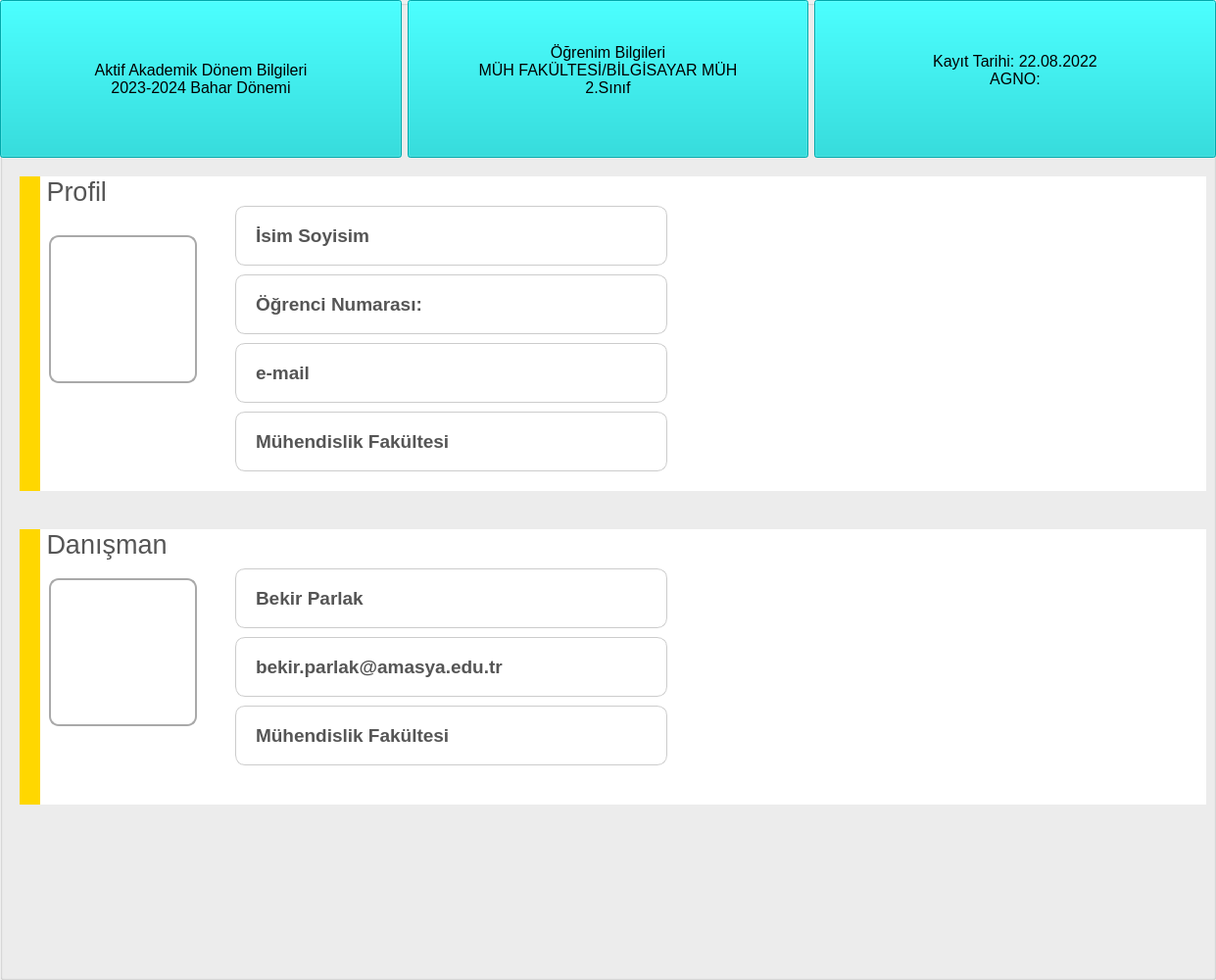
    <widget class="QGroupBox" name="groupBox_anamenu">
     <property name="geometry">
      <rect>
       <x>350</x>
       <y>0</y>
       <width>1241</width>
       <height>1000</height>
      </rect>
     </property>
     <property name="title">
      <string/>
     </property>
     <widget class="QWidget" name="horizontalLayoutWidget">
      <property name="geometry">
       <rect>
        <x>0</x>
        <y>0</y>
        <width>1241</width>
        <height>161</height>
       </rect>
      </property>
      <layout class="QHBoxLayout" name="horizontalLayout">
       <item>
        <widget class="QPushButton" name="pushButton_aktifakademik">
         <property name="enabled">
          <bool>false</bool>
         </property>
         <property name="sizePolicy">
          <sizepolicy hsizetype="Preferred" vsizetype="Preferred">
           <horstretch>0</horstretch>
           <verstretch>0</verstretch>
          </sizepolicy>
         </property>
         <property name="font">
          <font>
           <pointsize>12</pointsize>
          </font>
         </property>
         <property name="styleSheet">
          <string notr="true">background-color: rgb(0, 206, 209);
border-image: url(:/arkaplan/ic_arkaplan.jpg);
color: rgb(0, 0, 0);</string>
         </property>
         <property name="text">
          <string>Aktif Akademik Dönem Bilgileri
2023-2024 Bahar Dönemi</string>
         </property>
         <property name="icon">
          <iconset resource="ikonlar_ogrenci.qrc">
           <normaloff>:/aktifakademik/aktifakademik.ico</normaloff>:/aktifakademik/aktifakademik.ico</iconset>
         </property>
         <property name="iconSize">
          <size>
           <width>60</width>
           <height>60</height>
          </size>
         </property>
        </widget>
       </item>
       <item>
        <widget class="QPushButton" name="pushButton_ogrenimbilgileri">
         <property name="enabled">
          <bool>false</bool>
         </property>
         <property name="sizePolicy">
          <sizepolicy hsizetype="Preferred" vsizetype="Preferred">
           <horstretch>0</horstretch>
           <verstretch>0</verstretch>
          </sizepolicy>
         </property>
         <property name="font">
          <font>
           <pointsize>12</pointsize>
          </font>
         </property>
         <property name="styleSheet">
          <string notr="true">background-color: rgb(0, 206, 209);
border-image: url(:/arkaplan/ic_arkaplan.jpg);
color: rgb(0, 0, 0);</string>
         </property>
         <property name="text">
          <string>Öğrenim Bilgileri
MÜH FAKÜLTESİ/BİLGİSAYAR MÜH
2.Sınıf
</string>
         </property>
         <property name="icon">
          <iconset resource="ikonlar_ogrenci.qrc">
           <normaloff>:/ogrenimbilgileri/ogrenim.ico</normaloff>:/ogrenimbilgileri/ogrenim.ico</iconset>
         </property>
         <property name="iconSize">
          <size>
           <width>60</width>
           <height>60</height>
          </size>
         </property>
        </widget>
       </item>
       <item>
        <widget class="QPushButton" name="pushButton_kayittarihi">
         <property name="enabled">
          <bool>false</bool>
         </property>
         <property name="sizePolicy">
          <sizepolicy hsizetype="Preferred" vsizetype="Preferred">
           <horstretch>0</horstretch>
           <verstretch>0</verstretch>
          </sizepolicy>
         </property>
         <property name="font">
          <font>
           <pointsize>12</pointsize>
          </font>
         </property>
         <property name="styleSheet">
          <string notr="true">background-color: rgb(0, 206, 209);
border-image: url(:/arkaplan/ic_arkaplan.jpg);
color: rgb(0, 0, 0);</string>
         </property>
         <property name="text">
          <string>Kayıt Tarihi: 22.08.2022
AGNO: 
</string>
         </property>
         <property name="icon">
          <iconset resource="ikonlar_ogrenci.qrc">
           <normaloff>:/kayittarihi/kayittarihi3.ico</normaloff>:/kayittarihi/kayittarihi3.ico</iconset>
         </property>
         <property name="iconSize">
          <size>
           <width>60</width>
           <height>60</height>
          </size>
         </property>
        </widget>
       </item>
      </layout>
     </widget>
     <widget class="QLabel" name="label_danismanfoto">
      <property name="geometry">
       <rect>
        <x>50</x>
        <y>590</y>
        <width>151</width>
        <height>151</height>
       </rect>
      </property>
      <property name="styleSheet">
       <string notr="true">QLabel {
	background-color: rgb(172, 172, 172);
	image: url(:/unknown/Unknown_person.jpg);
    border-radius: 10px; /* Köşeleri daha yuvarlak yapar */
    border: 2px solid #a9a9a9; /* Kenarlık rengi ve kalınlığını belirler */
    padding: 10px; /* Yazı içeriğinin kenarlardan içeriye olan uzaklığını belirler */
    font-size: 15px; /* Yazı fontunun boyutunu belirler */
    font-weight: bold; /* Yazı fontunu kalın yapar */
    color: #333; /* Yazı rengini belirler */
    background-color: rgba(255, 255, 255, 0); /* Arka plan rengini şeffaf yapar */
}
</string>
      </property>
      <property name="text">
       <string/>
      </property>
     </widget>
     <widget class="QLabel" name="label_danismanmav">
      <property name="geometry">
       <rect>
        <x>20</x>
        <y>540</y>
        <width>21</width>
        <height>281</height>
       </rect>
      </property>
      <property name="styleSheet">
       <string notr="true">background-color: rgb(255, 215, 0);
border-image: url(:/arkaplan/ic_arkaplan.jpg);</string>
      </property>
      <property name="text">
       <string/>
      </property>
     </widget>
     <widget class="QPushButton" name="pushButton_ogrtisimsoyisim">
      <property name="enabled">
       <bool>false</bool>
      </property>
      <property name="geometry">
       <rect>
        <x>240</x>
        <y>580</y>
        <width>441</width>
        <height>61</height>
       </rect>
      </property>
      <property name="styleSheet">
       <string notr="true">QPushButton {
    background-color: transparent; /* Arka planı şeffaf yapar */
    border: 1px solid #ccc; /* Kenarlık ekler ve kenar rengini belirler */
    border-radius: 10px; /* Köşeleri yuvarlar */
    padding: 1px 40px 1px 20px; /* İçerik ve kenar arasındaki boşluğu belirler */
    font-size: 19px; /* Yazı fontunun boyutunu belirler */
    font-weight: bold; /* Yazı fontunu kalın yapar */
    color: #555; /* Yazı rengini belirler */
    text-align: left; /* Metni ve ikonu sola hizalar */
}

QPushButton::icon {
    margin-left: 0; /* İkonu en soldan başlatır */
}

QPushButton::text {
    padding-left: 0; /* Metni en soldan başlatır */
}
</string>
      </property>
      <property name="text">
       <string>Bekir Parlak</string>
      </property>
      <property name="icon">
       <iconset resource="ikonlar_ogrenci.qrc">
        <normaloff>:/user/user.ico</normaloff>:/user/user.ico</iconset>
      </property>
      <property name="iconSize">
       <size>
        <width>45</width>
        <height>45</height>
       </size>
      </property>
     </widget>
     <widget class="QPushButton" name="pushButton_ogrtemail">
      <property name="enabled">
       <bool>false</bool>
      </property>
      <property name="geometry">
       <rect>
        <x>240</x>
        <y>650</y>
        <width>441</width>
        <height>61</height>
       </rect>
      </property>
      <property name="styleSheet">
       <string notr="true">QPushButton {
    background-color: transparent; /* Arka planı şeffaf yapar */
    border: 1px solid #ccc; /* Kenarlık ekler ve kenar rengini belirler */
    border-radius: 10px; /* Köşeleri yuvarlar */
    padding: 1px 40px 1px 20px; /* İçerik ve kenar arasındaki boşluğu belirler */
    font-size: 19px; /* Yazı fontunun boyutunu belirler */
    font-weight: bold; /* Yazı fontunu kalın yapar */
    color: #555; /* Yazı rengini belirler */
    text-align: left; /* Metni ve ikonu sola hizalar */
}

QPushButton::icon {
    margin-left: 0; /* İkonu en soldan başlatır */
}

QPushButton::text {
    padding-left: 0; /* Metni en soldan başlatır */
}
</string>
      </property>
      <property name="text">
       <string>bekir.parlak@amasya.edu.tr</string>
      </property>
      <property name="icon">
       <iconset resource="ikonlar_ogrenci.qrc">
        <normaloff>:/posta/posta.ico</normaloff>:/posta/posta.ico</iconset>
      </property>
      <property name="iconSize">
       <size>
        <width>45</width>
        <height>45</height>
       </size>
      </property>
     </widget>
     <widget class="QPushButton" name="pushButton_ogrtfakulte">
      <property name="enabled">
       <bool>false</bool>
      </property>
      <property name="geometry">
       <rect>
        <x>240</x>
        <y>720</y>
        <width>441</width>
        <height>61</height>
       </rect>
      </property>
      <property name="styleSheet">
       <string notr="true">QPushButton {
    background-color: transparent; /* Arka planı şeffaf yapar */
    border: 1px solid #ccc; /* Kenarlık ekler ve kenar rengini belirler */
    border-radius: 10px; /* Köşeleri yuvarlar */
    padding: 1px 40px 1px 20px; /* İçerik ve kenar arasındaki boşluğu belirler */
    font-size: 19px; /* Yazı fontunun boyutunu belirler */
    font-weight: bold; /* Yazı fontunu kalın yapar */
    color: #555; /* Yazı rengini belirler */
    text-align: left; /* Metni ve ikonu sola hizalar */
}

QPushButton::icon {
    margin-left: 0; /* İkonu en soldan başlatır */
}

QPushButton::text {
    padding-left: 0; /* Metni en soldan başlatır */
}
</string>
      </property>
      <property name="text">
       <string>Mühendislik Fakültesi</string>
      </property>
      <property name="icon">
       <iconset resource="ikonlar_ogrenci.qrc">
        <normaloff>:/konum/konum.ico</normaloff>:/konum/konum.ico</iconset>
      </property>
      <property name="iconSize">
       <size>
        <width>45</width>
        <height>45</height>
       </size>
      </property>
     </widget>
     <widget class="QLabel" name="label_danismanim">
      <property name="geometry">
       <rect>
        <x>40</x>
        <y>540</y>
        <width>1191</width>
        <height>281</height>
       </rect>
      </property>
      <property name="font">
       <font>
        <pointsize>20</pointsize>
       </font>
      </property>
      <property name="styleSheet">
       <string notr="true">QLabel {
    color: #555; /* Yazı rengini değiştirerek açık gri tonuna ayarlar */
	background-color: rgb(255, 255, 255);
}
</string>
      </property>
      <property name="text">
       <string> Danışman</string>
      </property>
      <property name="alignment">
       <set>Qt::AlignLeading|Qt::AlignLeft|Qt::AlignTop</set>
      </property>
     </widget>
     <widget class="QLabel" name="label_profilmav">
      <property name="geometry">
       <rect>
        <x>20</x>
        <y>180</y>
        <width>21</width>
        <height>321</height>
       </rect>
      </property>
      <property name="styleSheet">
       <string notr="true">background-color: rgb(255, 215, 0);
border-image: url(:/arkaplan/ic_arkaplan.jpg);</string>
      </property>
      <property name="text">
       <string/>
      </property>
     </widget>
     <widget class="QLabel" name="label_profilfoto">
      <property name="geometry">
       <rect>
        <x>50</x>
        <y>240</y>
        <width>151</width>
        <height>151</height>
       </rect>
      </property>
      <property name="styleSheet">
       <string notr="true">QLabel {
	background-color: rgb(172, 172, 172);
	image: url(:/unknown/Unknown_person.jpg);
    border-radius: 10px; /* Köşeleri daha yuvarlak yapar */
    border: 2px solid #a9a9a9; /* Kenarlık rengi ve kalınlığını belirler */
    padding: 10px; /* Yazı içeriğinin kenarlardan içeriye olan uzaklığını belirler */
    font-size: 15px; /* Yazı fontunun boyutunu belirler */
    font-weight: bold; /* Yazı fontunu kalın yapar */
    color: #333; /* Yazı rengini belirler */
    background-color: rgba(255, 255, 255, 0); /* Arka plan rengini şeffaf yapar */
}
</string>
      </property>
      <property name="text">
       <string/>
      </property>
     </widget>
     <widget class="QLabel" name="label_profil">
      <property name="geometry">
       <rect>
        <x>40</x>
        <y>180</y>
        <width>1191</width>
        <height>321</height>
       </rect>
      </property>
      <property name="font">
       <font>
        <pointsize>20</pointsize>
       </font>
      </property>
      <property name="styleSheet">
       <string notr="true">QLabel {
    color: #555; /* Yazı rengini değiştirerek açık gri tonuna ayarlar */
	background-color: rgb(255, 255, 255);
}
</string>
      </property>
      <property name="text">
       <string> Profil</string>
      </property>
      <property name="alignment">
       <set>Qt::AlignLeading|Qt::AlignLeft|Qt::AlignTop</set>
      </property>
     </widget>
     <widget class="QPushButton" name="pushButton_fakulte">
      <property name="enabled">
       <bool>false</bool>
      </property>
      <property name="geometry">
       <rect>
        <x>240</x>
        <y>420</y>
        <width>441</width>
        <height>61</height>
       </rect>
      </property>
      <property name="styleSheet">
       <string notr="true">QPushButton {
    background-color: transparent; /* Arka planı şeffaf yapar */
    border: 1px solid #ccc; /* Kenarlık ekler ve kenar rengini belirler */
    border-radius: 10px; /* Köşeleri yuvarlar */
    padding: 1px 40px 1px 20px; /* İçerik ve kenar arasındaki boşluğu belirler */
    font-size: 19px; /* Yazı fontunun boyutunu belirler */
    font-weight: bold; /* Yazı fontunu kalın yapar */
    color: #555; /* Yazı rengini belirler */
    text-align: left; /* Metni ve ikonu sola hizalar */
}

QPushButton::icon {
    margin-left: 0; /* İkonu en soldan başlatır */
}

QPushButton::text {
    padding-left: 0; /* Metni en soldan başlatır */
}
</string>
      </property>
      <property name="text">
       <string>Mühendislik Fakültesi</string>
      </property>
      <property name="icon">
       <iconset resource="ikonlar_ogrenci.qrc">
        <normaloff>:/konum/konum.ico</normaloff>:/konum/konum.ico</iconset>
      </property>
      <property name="iconSize">
       <size>
        <width>45</width>
        <height>45</height>
       </size>
      </property>
     </widget>
     <widget class="QPushButton" name="pushButton_isimsoyisim">
      <property name="enabled">
       <bool>false</bool>
      </property>
      <property name="geometry">
       <rect>
        <x>240</x>
        <y>210</y>
        <width>441</width>
        <height>61</height>
       </rect>
      </property>
      <property name="styleSheet">
       <string notr="true">QPushButton {
    background-color: transparent; /* Arka planı şeffaf yapar */
    border: 1px solid #ccc; /* Kenarlık ekler ve kenar rengini belirler */
    border-radius: 10px; /* Köşeleri yuvarlar */
    padding: 1px 40px 1px 20px; /* İçerik ve kenar arasındaki boşluğu belirler */
    font-size: 19px; /* Yazı fontunun boyutunu belirler */
    font-weight: bold; /* Yazı fontunu kalın yapar */
    color: #555; /* Yazı rengini belirler */
    text-align: left; /* Metni ve ikonu sola hizalar */
}

QPushButton::icon {
    margin-left: 0; /* İkonu en soldan başlatır */
}

QPushButton::text {
    padding-left: 0; /* Metni en soldan başlatır */
}
</string>
      </property>
      <property name="text">
       <string>İsim Soyisim</string>
      </property>
      <property name="icon">
       <iconset resource="ikonlar_ogrenci.qrc">
        <normaloff>:/user/user.ico</normaloff>:/user/user.ico</iconset>
      </property>
      <property name="iconSize">
       <size>
        <width>45</width>
        <height>45</height>
       </size>
      </property>
     </widget>
     <widget class="QPushButton" name="pushButton_email">
      <property name="enabled">
       <bool>false</bool>
      </property>
      <property name="geometry">
       <rect>
        <x>240</x>
        <y>350</y>
        <width>441</width>
        <height>61</height>
       </rect>
      </property>
      <property name="styleSheet">
       <string notr="true">QPushButton {
    background-color: transparent; /* Arka planı şeffaf yapar */
    border: 1px solid #ccc; /* Kenarlık ekler ve kenar rengini belirler */
    border-radius: 10px; /* Köşeleri yuvarlar */
    padding: 1px 40px 1px 20px; /* İçerik ve kenar arasındaki boşluğu belirler */
    font-size: 19px; /* Yazı fontunun boyutunu belirler */
    font-weight: bold; /* Yazı fontunu kalın yapar */
    color: #555; /* Yazı rengini belirler */
    text-align: left; /* Metni ve ikonu sola hizalar */
}

QPushButton::icon {
    margin-left: 0; /* İkonu en soldan başlatır */
}

QPushButton::text {
    padding-left: 0; /* Metni en soldan başlatır */
}
</string>
      </property>
      <property name="text">
       <string>e-mail</string>
      </property>
      <property name="icon">
       <iconset resource="ikonlar_ogrenci.qrc">
        <normaloff>:/posta/posta.ico</normaloff>:/posta/posta.ico</iconset>
      </property>
      <property name="iconSize">
       <size>
        <width>45</width>
        <height>45</height>
       </size>
      </property>
     </widget>
     <widget class="QPushButton" name="pushButton_numara">
      <property name="enabled">
       <bool>false</bool>
      </property>
      <property name="geometry">
       <rect>
        <x>240</x>
        <y>280</y>
        <width>441</width>
        <height>61</height>
       </rect>
      </property>
      <property name="styleSheet">
       <string notr="true">QPushButton {
    background-color: transparent; /* Arka planı şeffaf yapar */
    border: 1px solid #ccc; /* Kenarlık ekler ve kenar rengini belirler */
    border-radius: 10px; /* Köşeleri yuvarlar */
    padding: 1px 40px 1px 20px; /* İçerik ve kenar arasındaki boşluğu belirler */
    font-size: 19px; /* Yazı fontunun boyutunu belirler */
    font-weight: bold; /* Yazı fontunu kalın yapar */
    color: #555; /* Yazı rengini belirler */
    text-align: left; /* Metni ve ikonu sola hizalar */
}

QPushButton::icon {
    margin-left: 0; /* İkonu en soldan başlatır */
}

QPushButton::text {
    padding-left: 0; /* Metni en soldan başlatır */
}
</string>
      </property>
      <property name="text">
       <string>Öğrenci Numarası:</string>
      </property>
      <property name="icon">
       <iconset resource="ikonlar_ogrenci.qrc">
        <normaloff>:/numara/numara.ico</normaloff>:/numara/numara.ico</iconset>
      </property>
      <property name="iconSize">
       <size>
        <width>45</width>
        <height>45</height>
       </size>
      </property>
     </widget>
     <zorder>label_danismanim</zorder>
     <zorder>label_profil</zorder>
     <zorder>horizontalLayoutWidget</zorder>
     <zorder>label_danismanfoto</zorder>
     <zorder>label_danismanmav</zorder>
     <zorder>pushButton_ogrtisimsoyisim</zorder>
     <zorder>pushButton_ogrtemail</zorder>
     <zorder>pushButton_ogrtfakulte</zorder>
     <zorder>label_profilmav</zorder>
     <zorder>label_profilfoto</zorder>
     <zorder>pushButton_fakulte</zorder>
     <zorder>pushButton_isimsoyisim</zorder>
     <zorder>pushButton_email</zorder>
     <zorder>pushButton_numara</zorder>
    </widget>
